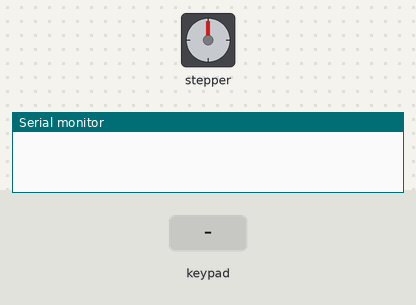
Bench run of a sketch on a simulated ESP32. Parts: stepper motor, the last lines printed to the serial monitor. The inputs (shaded band) are chosen by the test bench. Nothing arrives over Bluetooth unless stated; stepper angles assume 200 steps per turn.

Above: at 1.2 s.
1.3 s: key 'L' pressed
At 2.7 s:
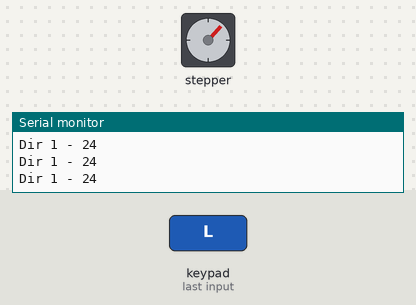
3.2 s: key 'R' pressed
At 4.2 s:
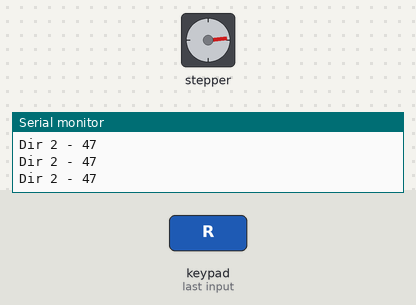
5.1 s: key 'L' pressed
At 6.7 s:
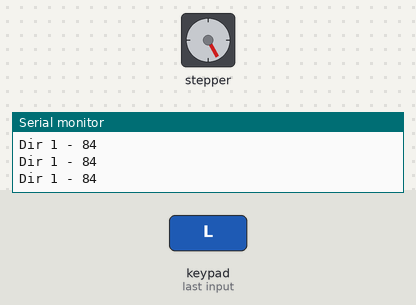
7.0 s: key 'R' pressed
At 8.3 s:
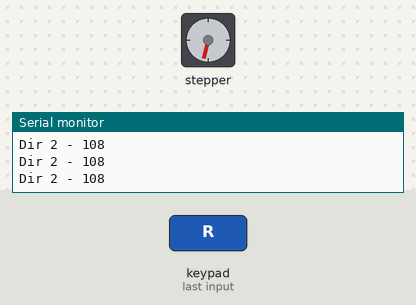
8.9 s: key 'L' pressed
At 9.7 s:
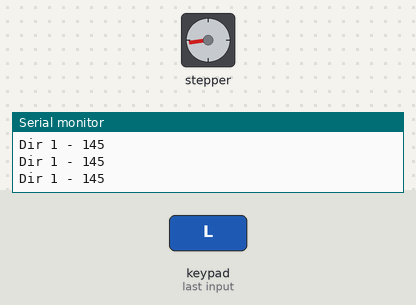
10.8 s: key 'R' pressed
At 12.3 s:
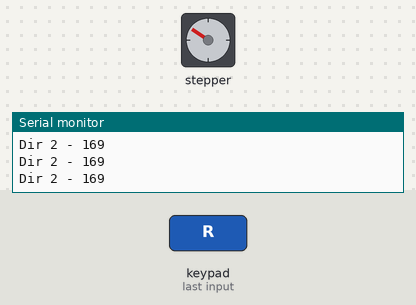
Timing chart, 0 to 13.7 s (numbered marks = the images above; inputs shaded):
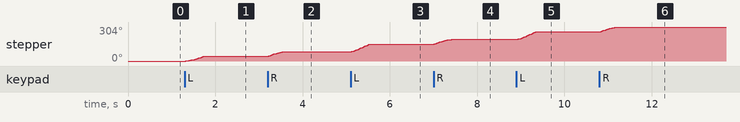

The sketch:

accelStepper.ino
```cpp
#include <AccelStepper.h>
#include <PS4Controller.h> // Include the library for PS4 controller input

// Stepper Driver Pins
const int dirPin = 5;
const int stepPin = 18; // 18 gpio
const int enPin = 19;


AccelStepper stepper(AccelStepper::DRIVER, stepPin, dirPin);

void setup()
{
  // Change these to suit your stepper if you want
  stepper.setMaxSpeed(10000);
  stepper.setAcceleration(100);
  stepper.moveTo(0);


  // Initialize the PS4 controller
  PS4.begin();
  Serial.begin(115200);
}


// Maximum steps
int maxStepStepper = 1195; //Mapped for 360 deg. on camera turntable

const int StepperStepToGo = 50;
void moveAndDriveStepper()
{
  while (PS4.Left() || PS4.Right())
  {
    // If PS4 left button pressed and within the range
    if (PS4.Left() && stepper.currentPosition() < maxStepStepper) {
      // Move the stepper motor forward
      int targetPosition = stepper.currentPosition() + StepperStepToGo;
      targetPosition = min(targetPosition, maxStepStepper);
      stepper.moveTo(targetPosition);
      stepper.run();
      Serial.print("Dir 1 - ");
      Serial.print(stepper.currentPosition());
      Serial.println();
    }
    // If PS4 right button pressed and within the range
    else if (PS4.Right() && stepper.currentPosition() > -maxStepStepper) {
      // Move the stepper motor backward
      int targetPosition = stepper.currentPosition() - StepperStepToGo;
      targetPosition = max(targetPosition, -maxStepStepper);
      stepper.moveTo(targetPosition);
      stepper.run();
      Serial.print("Dir 2 - ");
      Serial.print(stepper.currentPosition());
      Serial.println();
    }
    // If maximum step is reached, stop the stepper motor
    else {
      stepper.stop();
      break;
    }
  }
}


void loop()
{
  // Move and drive the stepper motor
  moveAndDriveStepper();
}
```

Measured:
- after the input at 1.3 s, stepper: turns 43° clockwise in 0.42 s, starting at once
- after the input at 3.2 s, stepper: turns 41° clockwise in 0.38 s, starting at once
- after the input at 5.1 s, stepper: turns 67° clockwise in 0.42 s, starting at once
- after the input at 7.0 s, stepper: turns 43° clockwise in 0.39 s, starting at once
- after the input at 8.9 s, stepper: turns 67° clockwise in 0.42 s, starting at once
- after the input at 10.8 s, stepper: turns 43° clockwise in 0.41 s, starting at once
